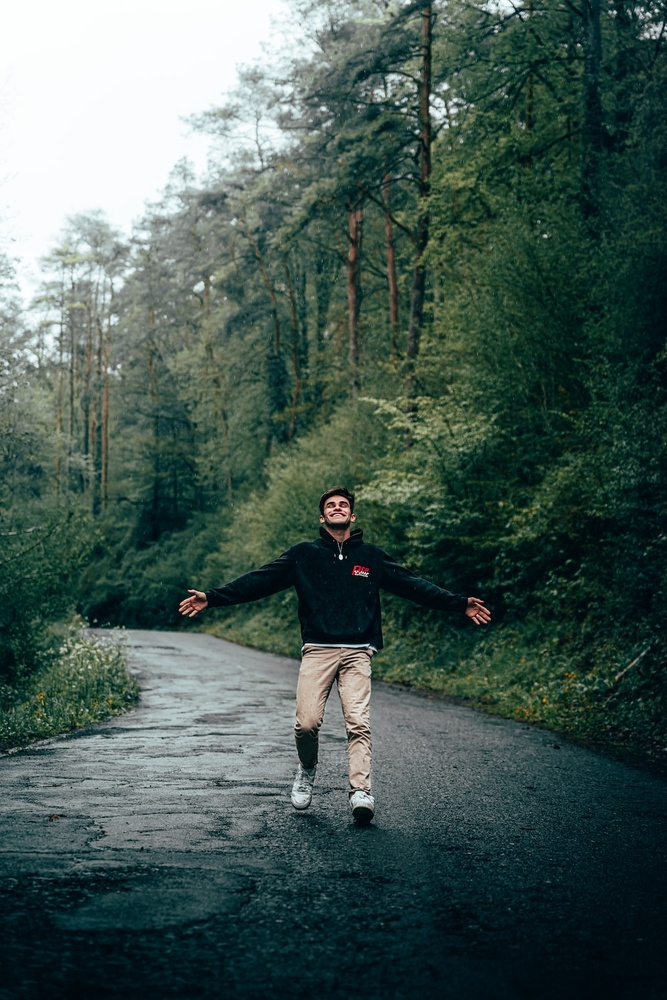
#> input picture Face detection Sample/image.jpg, 667 x 1000 px, shrunk from 1000 x 1500 before the run
$ python face_detect.py   (older library calls are emulated)
#> lines starting #> are read from the running program, lines starting #| are printed output that depends on the picture; after the words box and inside, x2 and y2 are one past the last pixel; in counts of white or black regions, pixels touching at a corner belong together
import cv2
import sys

imagePath = "image.jpg"
cascPath =  "haarcascade_frontalface_default.xml"
#faceCascade = cv2.CascadeClassifier(cv2.data.haarcascades + cascPath)
faceCascade = cv2.CascadeClassifier('haarcascade_frontalface_default.xml')

# read and convert image
image = cv2.imread(imagePath)
#> image is the input picture: shape (1000, 667, 3); mean B, G, R 83.2, 89.3, 69.8
gray = cv2.cvtColor(image, cv2.COLOR_BGR2GRAY)
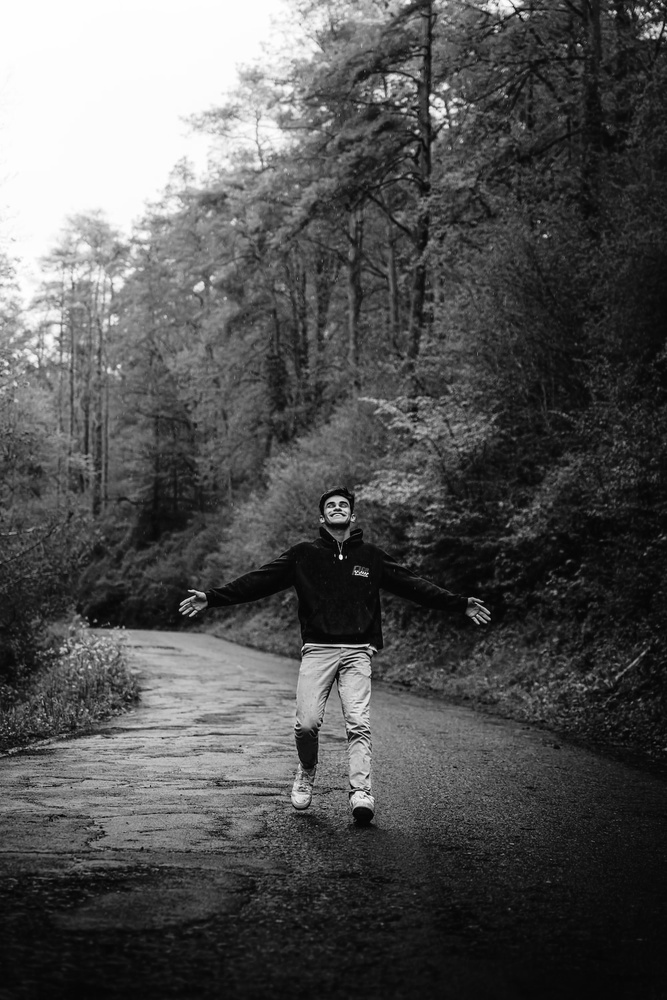
#> gray: shape (1000, 667); min 0, max 255, mean 82.8

# detect faces in the image
faces = faceCascade.detectMultiScale(
    gray,
    scaleFactor=1.1,
    minNeighbors=5,
    minSize=(30, 30),
    #    flags = cv2.cv.CV_HAAR_SCALE_IMAGE
    )
#> faces = [[320, 490, 35, 35]]
print("Found {0} faces!".format(len(faces)))
#| Found 1 faces!

# show face detections
for (x, y, w, h) in faces:
    cv2.rectangle(image, (x, y), (x+w, y+h), (255, 0, 0), 2)
#> this loop made 1 pass
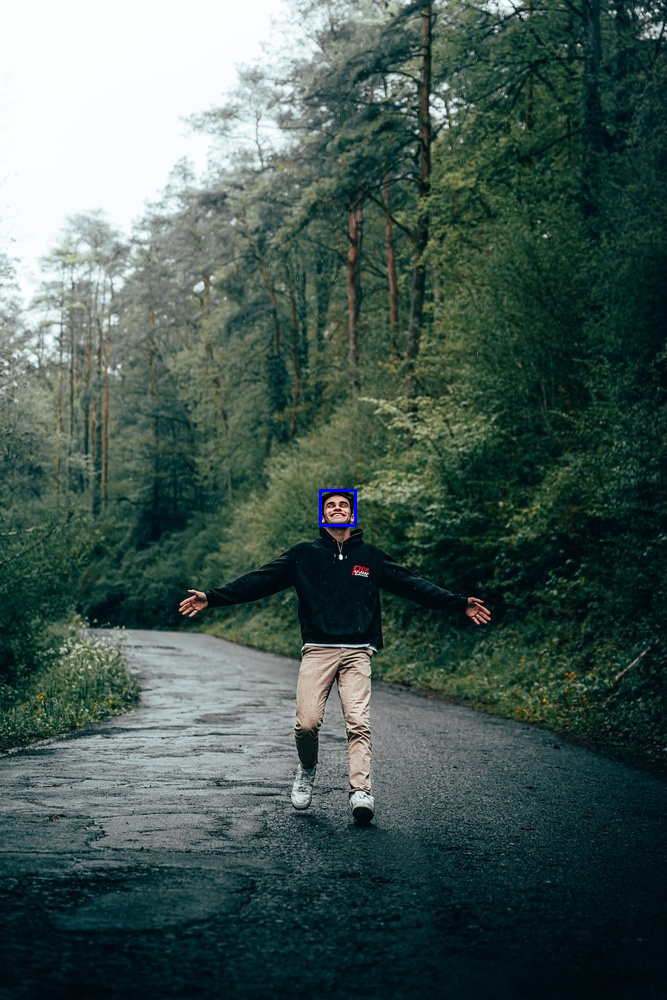
#> image: shape (1000, 667, 3); 0.06% of pixels changed, all inside (x1, y1, x2, y2) = (319, 489, 357, 527)
